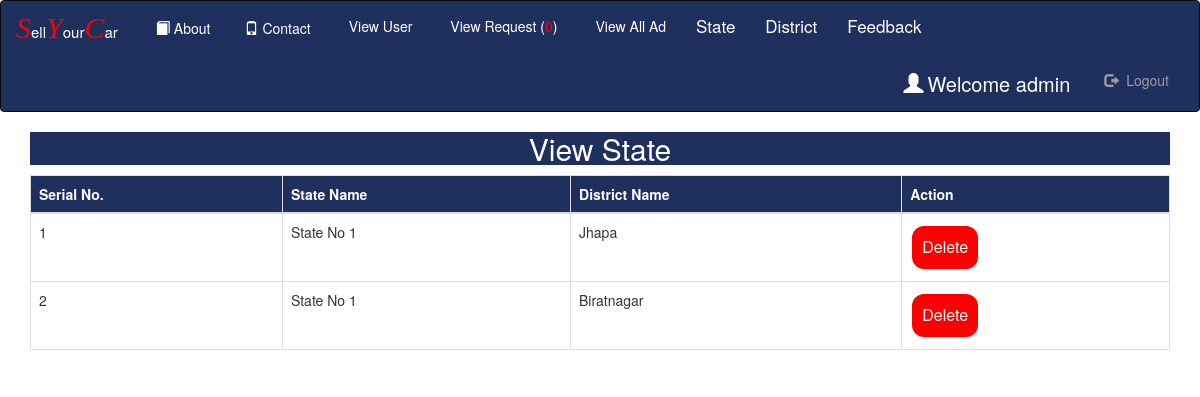
Page /view_dist (signed in) on the committed database.
### Room/models.py (models this page shows, shortened)
class District(models.Model):
    state=models.ForeignKey(State,on_delete=models.CASCADE,null=True)
    dist=models.CharField(max_length=100,null=True)

class State(models.Model):
    state=models.CharField(max_length=100,null=True)

### Room/views.py (the view)
# urls.py: path('view_dist', View_District,name='view_dist'),
def View_District(request):
    if not request.user.is_staff:
        return redirect('home')
    dist=District.objects.all()
    d={'dist':dist}
    return render(request,'view_dist.html',d)

### Room/context_processors.py (called while the page is built)
def get_unaccepted_car_count(self):
    car_count = Status.objects.filter(status = False).count()
    return {
        "car_count": car_count
    }

### Room/request_exposer.py (called while the page is built)
def RequestExposerMiddleware(get_response):
    def middleware(request):
        models.exposed_request = request
        response = get_response(request)
        return response
    return middleware

### Room/templates/view_dist.html
{% extends 'navigation.html' %}
{% block body %}
<center><div class="container"><h2 style="color:white;background-color:#20305E;width=100%">View State</h2></div></center>
 <div class="container">
<table class="table table-bordered" width="100%" id="myTable">
  <thead>
  <tr>
    <th>Serial No.</th>
    <th>State Name</th>
    <th>District Name</th>
    <th>Action</th>
  </tr>
  </thead>
   <tbody>
    {% for i in dist %}
  <tr>
    <td>{{forloop.counter}}</td>
    <td>{{i.state.state}}</td>
    <td>{{i.dist}}</td>
      <td>
      <a href="{% url 'delete_dist' i.id %}"><button class="button button2">Delete</button></a></td>
  </tr>
    {% endfor %}
    </tbody>
</table>
 </div>
{% endblock %}

### Room/templates/navigation.html (shortened to what this page needs)
<!DOCTYPE html>
<html lang="en">
{% load static %}
<head>
  <link rel="stylesheet" href="https://maxcdn.bootstrapcdn.com/bootstrap/3.3.6/css/bootstrap.min.css">
    <link rel = stylesheet href = "https://cdn.datatables.net/1.10.20/css/jquery.dataTables.min.css">
  <link rel="stylesheet" type="text/css" href="https://cdn.jsdelivr.net/npm/toastify-js/src/toastify.min.css">
</head>
<body>
<nav class="navbar navbar-inverse" style="padding:0px;margin:0px;background-color:#20305E;color:white;>
  <div class="container-fluid" style="padding:0px;margin:0px">
    <div class="navbar-header" style="margin-bottom:4px;margin-right:4px;">
      <a class="navbar-brand" href="{% url 'home' %}"><span style="font-size:30px;color:Red"><i style="font-family:cursive">S</i></span><span style="font-size:15px;color:white">ell</span><span style="font-size:30px;color:Red"><i style="font-family:cursive">Y</i></span><span style="font-size:15px;color:white">our</span><span style="font-size:30px;color:Red"><i style="font-family:cursive">C</i></span><span style="font-size:15px;color:white">ar</span></a>
    </div>
    <ul class="nav navbar-nav">
        <li><a href="{% url 'about' %}" style = "color : white"><span class="glyphicon glyphicon-book" style="padding:4px"></span>About</a></li>
        <li><a href="{% url 'contact' %}" style = "color : white"><span class="glyphicon glyphicon-phone" style="padding:4px"></span>Contact</a></li>
      {% if not request.user.is_staff %}
      <li><a href="{% url 'search' %}" style = "color : white"><span class="glyphicon glyphicon-search" style="padding:4px"></span>Search Car</a></li>
      <li class="nav-item dropdown">
        <a class="nav-link dropdown-toggle" href="#" id="navbardrop" data-toggle="dropdown" style="color : white ">
          Feedback
        </a>
        <div class="dropdown-menu">
          <a class="dropdown-item" href="send_feedback/" style="font-size:17px;color : #20305E">Send Feedback</a><br>
        </div>
        {% comment %} <div class="dropdown-menu">
          <a class="dropdown-item" href="{% url 'my_favourate_ad'%}" style="font-size:17px;color : #20305E">My Favouarates</a><br>
        </div> {% endcomment %}
      </li>
      {% if request.user.username %}
        <li><a href="{% url 'rent1' %}" style = "color : white"><span class="glyphicon glyphicon-plus" style="padding:4px"></span>Post Car Ad</a></li>
      <li><a href="{% url 'my_car_list' %}" style = "color : white"><span class="glyphicon glyphicon-View" style="padding:4px"></span>View My Ad</a></li>
      <li><a href="{% url 'my_favourate_ad' %}" style = "color : white"><span class="glyphicon glyphicon-View" style="padding:4px"></span>My Fav</a></li>
    {% endif %}
        {% else %}
      <li><a href="{% url 'view_user' %}" style = "color : white"><span class="glyphicon glyphicon-View" style="padding:4px"></span>View User</a></li>
      <li><a href="{% url 'request' %}" style = "color : white"><span class="glyphicon glyphicon-View" style="padding:4px"></span>View Request (<span style="color:red">{{car_count}}</span>)</a></li>
      <li><a href="{% url 'alladd' %}" style = "color : white"><span class="glyphicon glyphicon-View" style="padding:4px"></span>View All Ad</a></li>
    <li class="nav-item dropdown">
      <a class="nav-link dropdown-toggle" href="#" id="navbardrop" data-toggle="dropdown" style="font-size:17px;color : white">
        State
      </a>
    </li>
        <li class="nav-item dropdown">
      <a class="nav-link dropdown-toggle" href="#" id="navbardrop" data-toggle="dropdown" style="font-size:17px;color : white ">
        District
      </a>
    </li>
    <li class="nav-item dropdown">
      <a class="nav-link dropdown-toggle" href="#" id="navbardrop" data-toggle="dropdown" style="font-size:17px;color : white ">
        Feedback
      </a>
    </li>
        {% endif %}
    </ul>
    {% if request.user.username %}
    <ul class="nav navbar-nav navbar-right">
      <li><a href="{% url 'user_detail' %}" style="color:white;font-size:20px"> <span class="glyphicon glyphicon-user" style="padding:4px;"></span>Welcome  {{request.user.username}}</a></li>
      <li><a href="{% url 'logout' %}" style="margin-right:30px"><span class="glyphicon glyphicon-log-out" style="padding:4px;"></span> Logout</a></li>
    </ul>
    {% endif %}
</nav>
{% block body %}
{% endblock %}
</body>
</html>

### Room/templates/navigation.html (style rules this page uses)
.button { background-color: orange; border: none; color: white; padding: 10px; text-align: center; text-decoration: none; display: inline-block; font-size: 16px; margin: 4px 2px; cursor: pointer; }
.button2 { background-color: red; border: none; color: white; padding: 10px; text-align: center; text-decoration: none; display: inline-block; font-size: 16px; margin: 4px 2px; cursor: pointer; }
.button2 { border-radius: 12px; }
th { background-color:#20305E; color:white; }

### rows in the picture
District: state.state "State No 1", dist "Jhapa"
District: state.state "State No 1", dist "Biratnagar"

### other values in the picture
{{ car_count }} "0"
{{ request.user.username }} "admin"
